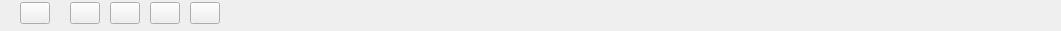
  <widget class="QStackedWidget" name="stackedWidget">
   <property name="geometry">
    <rect>
     <x>-10</x>
     <y>10</y>
     <width>1061</width>
     <height>31</height>
    </rect>
   </property>
   <property name="currentIndex">
    <number>0</number>
   </property>
   <widget class="QWidget" name="page_2">
    <widget class="QWidget" name="layoutWidget">
     <property name="geometry">
      <rect>
       <x>190</x>
       <y>0</y>
       <width>30</width>
       <height>26</height>
      </rect>
     </property>
     <layout class="QVBoxLayout" name="verticalLayout_9">
      <item>
       <widget class="QPushButton" name="Create_filter">
        <property name="text">
         <string/>
        </property>
        <property name="icon">
         <iconset>
          <normaloff>icon/filter.png</normaloff>icon/filter.png</iconset>
        </property>
       </widget>
      </item>
     </layout>
    </widget>
    <widget class="QWidget" name="layoutWidget">
     <property name="geometry">
      <rect>
       <x>150</x>
       <y>0</y>
       <width>30</width>
       <height>26</height>
      </rect>
     </property>
     <layout class="QVBoxLayout" name="verticalLayout_5">
      <item>
       <widget class="QPushButton" name="Organize_columns">
        <property name="text">
         <string/>
        </property>
        <property name="icon">
         <iconset>
          <normaloff>icon/task.png</normaloff>icon/task.png</iconset>
        </property>
       </widget>
      </item>
     </layout>
    </widget>
    <widget class="QWidget" name="layoutWidget">
     <property name="geometry">
      <rect>
       <x>20</x>
       <y>0</y>
       <width>30</width>
       <height>26</height>
      </rect>
     </property>
     <layout class="QVBoxLayout" name="verticalLayout">
      <item>
       <widget class="QPushButton" name="Save">
        <property name="text">
         <string/>
        </property>
        <property name="icon">
         <iconset>
          <normaloff>icon/diskette.png</normaloff>icon/diskette.png</iconset>
        </property>
       </widget>
      </item>
     </layout>
    </widget>
    <widget class="QWidget" name="layoutWidget">
     <property name="geometry">
      <rect>
       <x>110</x>
       <y>0</y>
       <width>30</width>
       <height>26</height>
      </rect>
     </property>
     <layout class="QVBoxLayout" name="verticalLayout_3">
      <item>
       <widget class="QPushButton" name="Zoom_to_feature">
        <property name="text">
         <string/>
        </property>
        <property name="icon">
         <iconset>
          <normaloff>icon/search.png</normaloff>icon/search.png</iconset>
        </property>
       </widget>
      </item>
     </layout>
    </widget>
    <widget class="QWidget" name="layoutWidget">
     <property name="geometry">
      <rect>
       <x>70</x>
       <y>0</y>
       <width>30</width>
       <height>26</height>
      </rect>
     </property>
     <layout class="QVBoxLayout" name="verticalLayout_2">
      <item>
       <widget class="QPushButton" name="Refresh">
        <property name="text">
         <string/>
        </property>
        <property name="icon">
         <iconset>
          <normaloff>icon/loading-arrow.png</normaloff>icon/loading-arrow.png</iconset>
        </property>
       </widget>
      </item>
     </layout>
    </widget>
   </widget>
  </widget>
